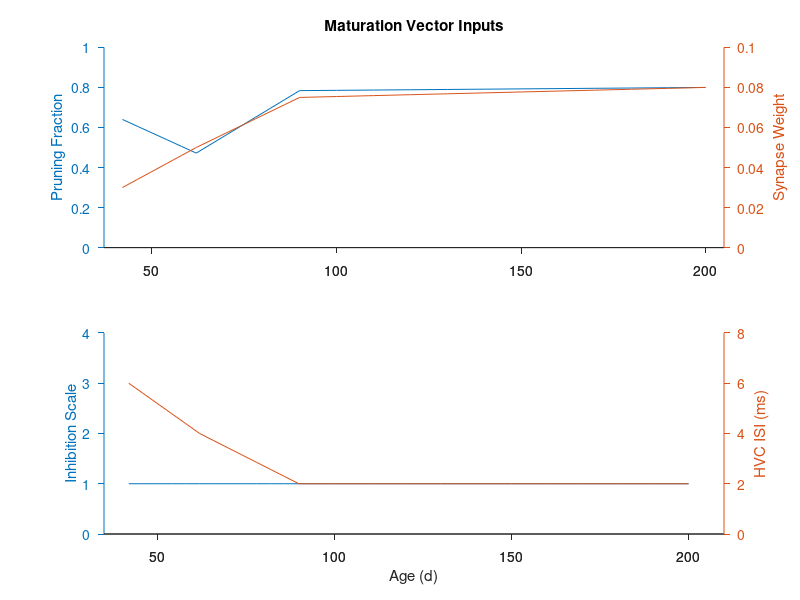
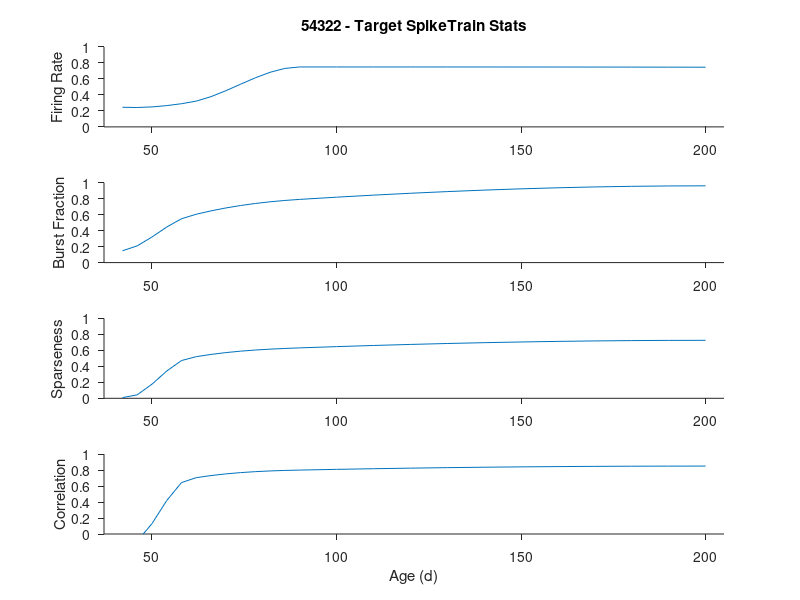

These figures' MATLAB source, in order: (Note: this script raises an error after producing the figures.)
function searchPopulation
% searchPopulation
% written by TMO 06/11/2016; last modified 06/17/2016
%
% This script simulates the maturation of a model RA neuron (i.e., it
% models changes in spiking as a function of HVC and local inhibition.
% The code is based on the "RA_toy_model_lognormal_orig" script used in Garst-Orozco
% et al 2015.

%Generate unique simulation ID number
simID = num2str(randi(10^5), '%05u');

%Define the primary maturation vectors (tentative)
[prune_vec, mean_vec, std_vec, ages, inh_vec, HVC_vec] = expVects;
matureVecs.prune_vec = prune_vec;
matureVecs.mean_vec = mean_vec;
matureVecs.std_vec = std_vec;
matureVecs.ages = ages;
matureVecs.inh_vec = inh_vec;
matureVecs.HVC_vec = HVC_vec;

xlims = [ages(1)-5, ages(end)+5]; %get limits for later plotting

%Plot the maturation vectors
f0 = figure(1000); clf
subplot(2,1,1)
[hAx, hLine1, hLine2] = plotyy(ages, prune_vec, ages, mean_vec);
ylabel(hAx(1), 'Pruning Fraction')
ylabel(hAx(2), 'Synapse Weight')
title('Maturation Vector Inputs')
xlim(hAx(1), xlims); ylim(hAx(1), [0, 1])
xlim(hAx(2), xlims); ylim(hAx(2), [0, 0.1])
set(hAx(1), 'Box', 'off', 'TickDir', 'out', 'YTick', 0:0.2:1)
set(hAx(2), 'Box', 'off', 'TickDir', 'out', 'YTick', 0:0.02:0.1)

subplot(2,1,2)
[hAx, hLine1, hLine2] = plotyy(ages, inh_vec, ages, HVC_vec);
xlabel('Age (d)')
ylabel(hAx(1), 'Inhibition Scale')
ylabel(hAx(2), 'HVC ISI (ms)')
xlim(hAx(1), [35, 210]); ylim(hAx(1), [0, 4])
xlim(hAx(2), [35, 210]); ylim(hAx(2), [0, 8])
set(hAx(1), 'Box', 'off', 'TickDir', 'out', 'YTick', 0:1:4)
set(hAx(2), 'Box', 'off', 'TickDir', 'out', 'YTick', 0:2:8)

set(gcf, 'Units', 'inches', 'Position', [1, 1, 4, 5])
drawnow

%Define the baseline vectors to assess the 'goodness' of the free parameter search
[targetStats, targetRng, f1] = targetVectors(ages, simID);

%Specify numHVC to search
%numHVC = 4;
numHVC = linspace(2, 20, 19);

%Specify inh_HVC_ratio to search
%inh_HVC_ratio = 200;
inh_HVC_ratio = linspace(300, 3000, 55);

%Number of RA neurons to simulate
poolSize = 20;

%Cycle through the strength of HVC input
summary = [];
D = nan(numel(numHVC), numel(inh_HVC_ratio));
for i = 1:numel(numHVC)
    
    %Cycle through the strength of inhibition
    for j = 1:numel(inh_HVC_ratio)
        
        %Cycle through the pool of neurons
        spikeStats = []; params = [];
        for k = 1:poolSize
            %Call the simulation function
            [s, p] = matureRA(numHVC(i), inh_HVC_ratio(j), matureVecs);
            
            %Log the output?
            spikeStats = [spikeStats; s];
            params = [params, p];
            
        end
        
        %Average over the neuron pool using these parameters
        summary(i,j).ages = nanmean(getStructField(spikeStats, 'ages'),1);
        summary(i,j).FR = nanmean(getStructField(spikeStats, 'FR'),1);
        summary(i,j).BF = nanmean(getStructField(spikeStats, 'BF'),1);
        summary(i,j).sparse = nanmean(getStructField(spikeStats, 'sparse'),1);
        summary(i,j).spikeCorr = nanmean(getStructField(spikeStats, 'spikeCorr'),1);
        
        %Plot the trajectories (with constant numHVC) on a single axis
        f2 = figure(i);
        if j == 1
            clf;
        end
        subplot(4,1,1); hold on
        plot(summary(i,j).ages, summary(i,j).FR, 'DisplayName', ['inhHVC=' num2str(inh_HVC_ratio(j))])
        xlim(xlims)
        ylabel('Firing Rate (Hz)')
        title([simID ' - SpikeTrain Stats for numHVC=' num2str(numHVC(i))])
        set(gca, 'Box', 'off', 'TickDir', 'out')
        
        subplot(4,1,2); hold on
        plot(summary(i,j).ages, summary(i,j).BF, 'DisplayName', ['inhHVC=' num2str(inh_HVC_ratio(j))])
        xlim(xlims)
        ylabel('Burst Fraction')
        set(gca, 'Box', 'off', 'TickDir', 'out')
        
        subplot(4,1,3); hold on
        plot(summary(i,j).ages, summary(i,j).sparse, 'DisplayName', ['inhHVC=' num2str(inh_HVC_ratio(j))])
        xlim(xlims)
        ylabel('Sparseness')
        set(gca, 'Box', 'off', 'TickDir', 'out')
        
        subplot(4,1,4); hold on
        plot(summary(i,j).ages, summary(i,j).spikeCorr, 'DisplayName', ['inhHVC=' num2str(inh_HVC_ratio(j))])
        xlim(xlims)
        ylabel('Correlation')
        set(gca, 'Box', 'off', 'TickDir', 'out')
        
        set(gcf, 'Units', 'inches', 'Position', [1, 1, 5, 9])
        drawnow
        
        %Take some sort of distance/goodness metric to assess outcome
        D(i,j) = calcDistance(D, summary(i,j), targetStats, targetRng, simID, numHVC(i), inh_HVC_ratio(j));
        
        f3 = figure(1003); clf
        imagesc(D); colormap(jet)
        axis ij; axis square; axis tight
        xlabel('inhHVC', 'FontSize', 13); ylabel('numHVC', 'FontSize', 13)
        title('Distance Plot')
        xticks = get(gca, 'XTick'); yticks = get(gca, 'YTick');
        set(gca, 'Box', 'off', 'TickDir', 'out', 'XTickLabel', inh_HVC_ratio(xticks),...
            'YTickLabel', numHVC(yticks), 'FontSize', 11, 'LineWidth', 1.5)
        
        set(gcf, 'Units', 'inches', 'Position', [3, 2, 5, 4])
        drawnow
    end
    
    %%%%%%%%%%%%%%%%%
    %Incremental save
    %%%%%%%%%%%%%%%%%
    
    %If it's the first time through, save the maturation input vector
%     saveFolder = '/Users/Tim/Desktop/Iso Paper Datasets/Modeling Figures/';
saveFolder = 'C:\Users\Tim\Desktop\RA Model Outputs\';
dati = strrep(char(datetime), ':', '-');
    if i == 1
        %Maturation Vectors
        figName = ['PopSearch - ' simID ' - ' dati ' - Maturation Input Vectors.fig'];
        savefig(f0, [saveFolder, figName])
        
        %Target Vectors
        figName = ['PopSearch - ' simID ' - ' dati ' - Target Vectors.fig'];
        savefig(f1, [saveFolder, figName])
    end
    
    %Save the current spiketrain stats figure
    figName = ['PopSearch - ' simID ' - ' dati ' - SpikeTrain Stats numHVC=' num2str(numHVC(i)) '.fig'];
    savefig(f2, [saveFolder, figName])
    
    %Save the distance/goodness map
    figName = ['PopSearch - ' simID ' - Distance.fig'];
    savefig(f3, [saveFolder, figName])
    
    %Save data to file
    fileName = ['PopSearch - ' simID ' - Simulation Data.mat'];
    save([saveFolder, fileName], 'summary', 'numHVC', 'inh_HVC_ratio', 'matureVecs', 'targetStats', 'targetRng', 'simID', '-v7')
    
end

function [prune_vec, mean_vec, std_vec, ages, inh_vec, HVC_vec] = expVects
% Empirical data from JGO (TMO calculated on 5/31 -- these are the descriptive stats)
%           T40       I40        T60       I60      T90       I90      T200      I200
%sfMean = 29.5219   29.9044   49.6013   45.3759   73.6766   72.9715   79.1057   66.9595
%sfStd  = 21.7046   20.1472   30.0967   30.4014   60.3826   72.7731   43.5912   57.0972
%inEst  = 18.6754   18.1951   26.3587   30.8637   10.8243   37.1721   10.0262   23.1487

%Steps in segments
% s1 = 11; %2d spacing
% s2 = 25; %2d spacing
% s3 = 19; %5d spacing

s1 = 6; %4d spacing
s2 = 8; %4d spacing
s3 = 12; %10d spacing

%Linear scaling function for the pruning
%The basic premise is that the value of rho should be proportional to the
%extent of synapse pruning such that
%
%min inputs => rho==1   all synapses pruned
%max inputs => rho==0   no synapses pruned
% ((in_max-in_min)-# ins)/in_max
in_max = 50;
in_min = 0;

%Sparse datapoints for d60, d110, and d200
sp_ages = [42, 62, 90, 200];

%Tutored
sp_Mean = [30, 50, 75, 80]./1000;
sp_Std  = [22, 30, 60, 44]./1000;
sp_rawPrun = [18, 26.4, 10.8, 10];
sp_HVC = [6, 4, 2, 2]; %age-dependent decrease in HVC ISI (ms)
%sp_HVC = [2, 2, 2, 2]; %age-dependent decrease in HVC ISI (ms)
%sp_inh = [1, 1, 0.625, 0.625]; % age-dependent inhibition based on Sakaguchi 1996
sp_inh = [1, 1, 1, 1]; % age-dependent inhibition based on Olveczky 2011

%Isolate
% sp_Mean = [29.9, 45.4, 73, 67]./1000;
% sp_Std  = [20.1, 30.4, 72.8, 57.1]./1000;
%sp_rawPrun = [18, 31, 37, 23];
% sp_inh = [1, 1, 0.625, 0.625]; % age-dependent inhibition based on Sakaguchi 1996

sp_Prun = ((in_max-in_min)-sp_rawPrun)./in_max; %Linear scaling

%Interpolate between points
r1 = linspace(sp_ages(1), sp_ages(2), s1); r2 = linspace(sp_ages(2), sp_ages(3), s2); r3 = linspace(sp_ages(3), sp_ages(4), s3);
ages = [r1, r2(2:end), r3(2:end)];

r1 = linspace(sp_Mean(1), sp_Mean(2), s1); r2 = linspace(sp_Mean(2), sp_Mean(3), s2); r3 = linspace(sp_Mean(3), sp_Mean(4), s3);
mean_vec = [r1, r2(2:end), r3(2:end)];

r1 = linspace(sp_Std(1), sp_Std(2), s1); r2 = linspace(sp_Std(2), sp_Std(3), s2); r3 = linspace(sp_Std(3), sp_Std(4), s3);
std_vec = [r1, r2(2:end), r3(2:end)];

r1 = linspace(sp_Prun(1), sp_Prun(2), s1); r2 = linspace(sp_Prun(2), sp_Prun(3), s2); r3 = linspace(sp_Prun(3), sp_Prun(4), s3);
prune_vec = [r1, r2(2:end), r3(2:end)];

r1 = linspace(sp_inh(1), sp_inh(2), s1); r2 = linspace(sp_inh(2), sp_inh(3), s2); r3 = linspace(sp_inh(3), sp_inh(4), s3);
inh_vec = [r1, r2(2:end), r3(2:end)];

r1 = linspace(sp_HVC(1), sp_HVC(2), s1); r2 = linspace(sp_HVC(2), sp_HVC(3), s2); r3 = linspace(sp_HVC(3), sp_HVC(4), s3);
HVC_vec = [r1, r2(2:end), r3(2:end)];

function [sc_stats, ranges, f] = targetVectors(long_ages, simID)
% Empirical data from in vivo recordings (TMO calculated on 6/16 -- these are the descriptive stats)
%           T50       I50        T60       I60      T90       I90      T200      I200
%FR       = 43.5      38.3       47        38       75.9      56.3     75.7      59.4
%BF       = 0.48      0.40       0.68      0.42     0.84      0.54     0.97      0.66
%sparse   = 0.056     0.082      0.16      0.096    0.20      0.11     0.23      0.12
%spikeCorr= 0.13      0.18       0.69      0.24     0.80      0.36     0.85      0.57

%Binary switch for tutored and isolate target vextors
tutored = true;

%Ages
ages = [50, 60, 90, 200];

%Empirical spiking statistics
if tutored
    %Tutored stats
    FR = [43.5, 47, 75.9, 75.7];
    BF = [0.48, 0.68, 0.84, 0.97];
    sparse = [0.056, 0.16, 0.20, 0.23];
    spikeCorr = [0.13, 0.69, 0.80, 0.85];
    
else
    %Isolate stats
    
    
end

%Scale stats
[sc_FR, rng_FR] = scaleStat(FR, 0);
[sc_BF, rng_BF] = scaleStat(BF, 1);
[sc_sparse, rng_sparse] = scaleStat(sparse, 1);
[sc_spikeCorr, rng_spikeCorr] = scaleStat(spikeCorr, 1);

%Assemble in matrices for output
sc_stats = [interp1(ages, sc_FR, long_ages, 'pchip', 'extrap');...
    interp1(ages, sc_BF, long_ages, 'pchip', 'extrap');...
    interp1(ages, sc_sparse, long_ages, 'pchip', 'extrap');...
    interp1(ages, sc_spikeCorr, long_ages, 'pchip', 'extrap')];

ranges = [rng_FR; rng_BF; rng_sparse; rng_spikeCorr];

%Plot the results
f = figure(1001); clf
subplot(4,1,1); hold on
plot(long_ages, sc_stats(1,:))
xlims = [long_ages(1)-5, long_ages(end)+5];
xlim(xlims); ylim([0,1])
ylabel('Firing Rate')
title([simID ' - Target SpikeTrain Stats'])
set(gca, 'Box', 'off', 'TickDir', 'out')

subplot(4,1,2); hold on
plot(long_ages, sc_stats(2,:))
xlim(xlims); ylim([0,1])
ylabel('Burst Fraction')
set(gca, 'Box', 'off', 'TickDir', 'out')

subplot(4,1,3); hold on
plot(long_ages, sc_stats(3,:))
xlim(xlims); ylim([0,1])
ylabel('Sparseness')
set(gca, 'Box', 'off', 'TickDir', 'out')

subplot(4,1,4); hold on
plot(long_ages, sc_stats(4,:))
xlim(xlims); ylim([0,1])
xlabel('Age (d)')
ylabel('Correlation')
set(gca, 'Box', 'off', 'TickDir', 'out')

set(gcf, 'Units', 'inches', 'Position', [1, 1, 5, 9])
drawnow

function D = calcDistance(Din, summary, targetStats, targetRng, simID, numHVC, inh_HVC)
%Calulcate the euclidean distance between the current simulation data
%(summary) and the target stats.

%Switch for plotting
plotIt = true;

%Strip data
long_ages = summary.ages;

%Scale the current data to match target
simStats = [];
[simStats(1,:), ~] = scaleStat(summary.FR, 0, targetRng(1,:));
[simStats(2,:), ~] = scaleStat(summary.BF, 0, targetRng(2,:));
[simStats(3,:), ~] = scaleStat(summary.sparse, 0, targetRng(3,:));
[simStats(4,:), ~] = scaleStat(summary.spikeCorr, 0, targetRng(4,:));
simStats(isnan(simStats)) = 0;

%Calculate the euclidean distance betwen simulation and target
Dmat = pdist2(simStats', targetStats');

%Report the summed distance along the diagonal
D = sum(diag(Dmat));

%Plot output for inspection
if plotIt
    figure(500); clf
    subplot(4,1,1);
    plot(long_ages, targetStats(1,:), 'k'); hold on
    plot(long_ages, simStats(1,:), 'r');
    xlims = [long_ages(1)-5, long_ages(end)+5];
    xlim(xlims); ylim([0,1])
    ylabel('Firing Rate')
    title([simID ' - Target and Sim SpikeTrain Stats'])
    set(gca, 'Box', 'off', 'TickDir', 'out')
    
    subplot(4,1,2);
    plot(long_ages, targetStats(2,:), 'k'); hold on
    plot(long_ages, simStats(2,:), 'r');
    xlim(xlims); ylim([0,1])
    ylabel('Burst Fraction')
    set(gca, 'Box', 'off', 'TickDir', 'out')
    
    subplot(4,1,3);
    plot(long_ages, targetStats(3,:), 'k'); hold on
    plot(long_ages, simStats(3,:), 'r');
    xlim(xlims); ylim([0,1])
    ylabel('Sparseness')
    set(gca, 'Box', 'off', 'TickDir', 'out')
    
    subplot(4,1,4);
    plot(long_ages, targetStats(4,:), 'k'); hold on
    plot(long_ages, simStats(4,:), 'r');
    xlim(xlims); ylim([0,1])
    xlabel('Age (d)')
    ylabel('Correlation')
    set(gca, 'Box', 'off', 'TickDir', 'out')
    
    set(gcf, 'Units', 'inches', 'Position', [2, 2, 5, 9])
    drawnow
end

%Retain output if it's the best fit yet found
Dtemp = Din(~isnan(Din));
if D < min(Dtemp)
    figure(555); clf
    subplot(4,1,1);
    plot(long_ages, targetStats(1,:), 'k'); hold on
    plot(long_ages, simStats(1,:), 'r');
    xlims = [long_ages(1)-5, long_ages(end)+5];
    xlim(xlims); ylim([0,1])
    ylabel('Firing Rate')
    title([simID ' Best Match Found - numHVC: ' num2str(numHVC) ' inhHVC: ' num2str(inh_HVC)])
    set(gca, 'Box', 'off', 'TickDir', 'out')
    
    subplot(4,1,2);
    plot(long_ages, targetStats(2,:), 'k'); hold on
    plot(long_ages, simStats(2,:), 'r');
    xlim(xlims); ylim([0,1])
    ylabel('Burst Fraction')
    set(gca, 'Box', 'off', 'TickDir', 'out')
    
    subplot(4,1,3);
    plot(long_ages, targetStats(3,:), 'k'); hold on
    plot(long_ages, simStats(3,:), 'r');
    xlim(xlims); ylim([0,1])
    ylabel('Sparseness')
    set(gca, 'Box', 'off', 'TickDir', 'out')
    
    subplot(4,1,4);
    plot(long_ages, targetStats(4,:), 'k'); hold on
    plot(long_ages, simStats(4,:), 'r');
    xlim(xlims); ylim([0,1])
    xlabel('Age (d)')
    ylabel('Correlation')
    set(gca, 'Box', 'off', 'TickDir', 'out')
    
    set(gcf, 'Units', 'inches', 'Position', [2, 2, 5, 9])
    drawnow

end


function [out, rnge] = scaleStat(in, clamp, rnge)
%Helper function
if nargin < 3
    %Uniformly scale the input structure
    offset = range(in)/2;
    rnge = [min(in)-offset, max(in)+offset];
end

%Clamp the range if specified
if clamp
    rnge(1) = max([0, rnge(1)]);
    rnge(2) = min([1, rnge(2)]);
end

%Interpolate to scale
out = interp1(rnge, [0,1], in);





